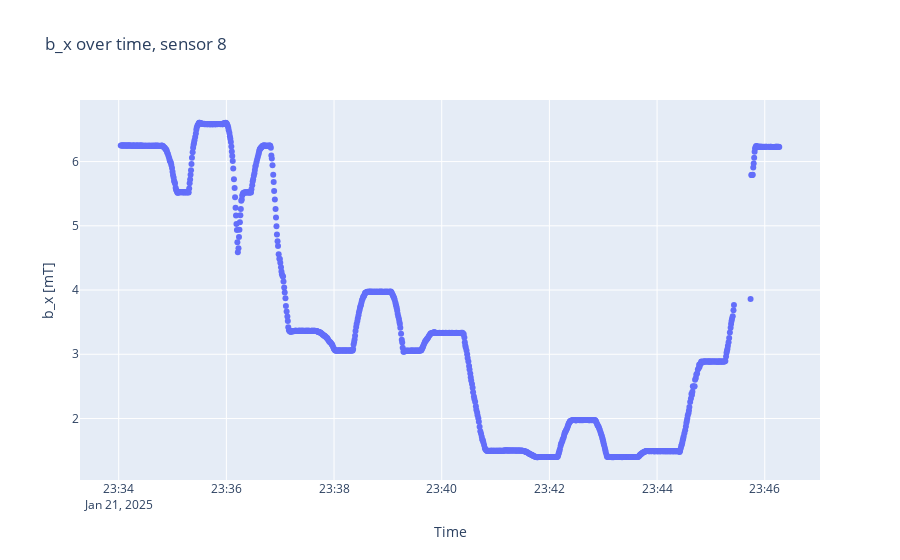
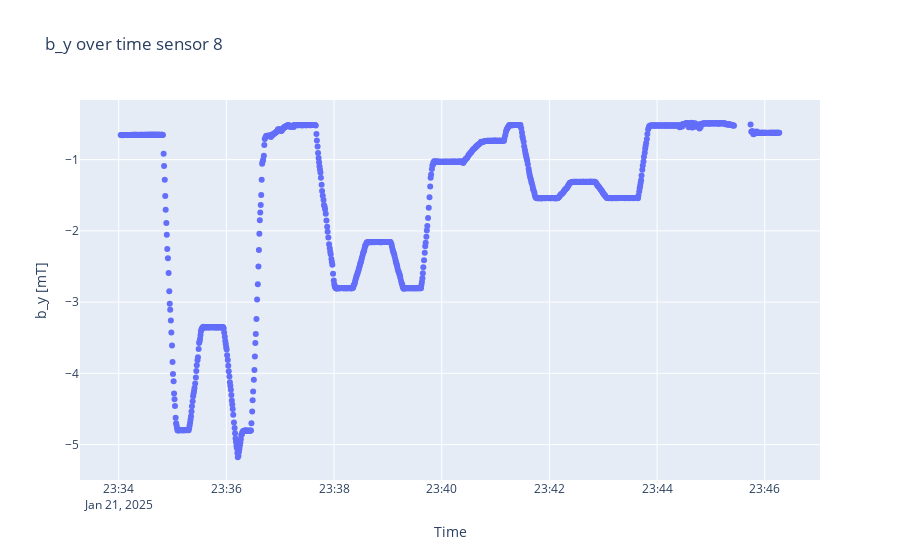
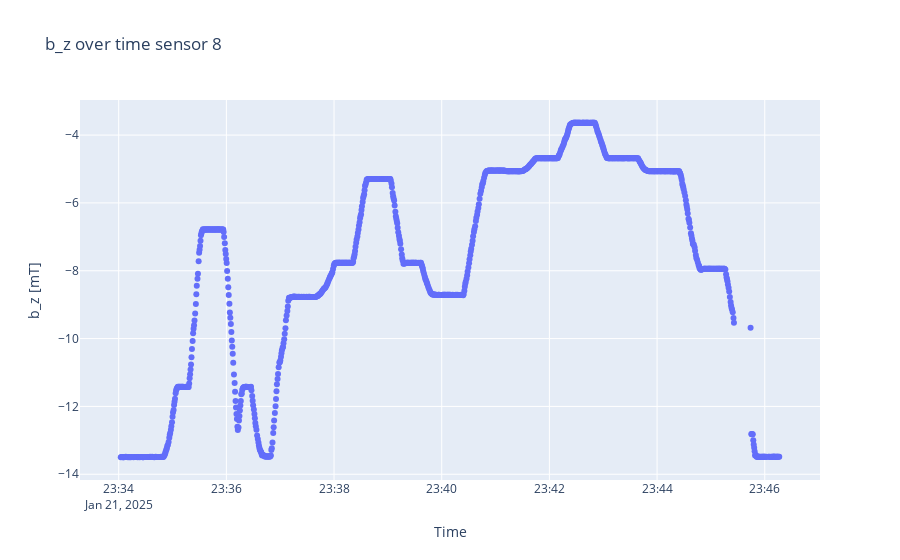

The cell these charts' notebook holds for them, in order:
### Code cell
sensorplots(B, timestamps, 8)

### Figure 1 — Plotly figure (JSON) as saved in the notebook; plotly's stock layout.template omitted (floating-point values rounded to 4 significant figures; data arrays with more than 128 entries replaced by an {"elided": "..."} marker saying what was removed)
{"data": [{"mode": "markers", "type": "scatter", "x": {"elided": "1141 str values"}, "y": {"elided": "1141 float values"}}], "layout": {"title": {"text": "b_x over time, sensor 8"}, "xaxis": {"title": {"text": "Time"}}, "yaxis": {"scaleanchor": "y", "title": {"text": "b_x [mT]"}}}}

### Figure 2 — Plotly figure (JSON) as saved in the notebook; plotly's stock layout.template omitted (floating-point values rounded to 4 significant figures; data arrays with more than 128 entries replaced by an {"elided": "..."} marker saying what was removed)
{"data": [{"mode": "markers", "type": "scatter", "x": {"elided": "1141 str values"}, "y": {"elided": "1141 float values"}}], "layout": {"title": {"text": "b_y over time sensor 8"}, "xaxis": {"title": {"text": "Time"}}, "yaxis": {"scaleanchor": "y", "title": {"text": "b_y [mT]"}}}}

### Figure 3 — Plotly figure (JSON) as saved in the notebook; plotly's stock layout.template omitted (floating-point values rounded to 4 significant figures; data arrays with more than 128 entries replaced by an {"elided": "..."} marker saying what was removed)
{"data": [{"mode": "markers", "type": "scatter", "x": {"elided": "1141 str values"}, "y": {"elided": "1141 float values"}}], "layout": {"title": {"text": "b_z over time sensor 8"}, "xaxis": {"title": {"text": "Time"}}, "yaxis": {"scaleanchor": "y", "title": {"text": "b_z [mT]"}}}}
